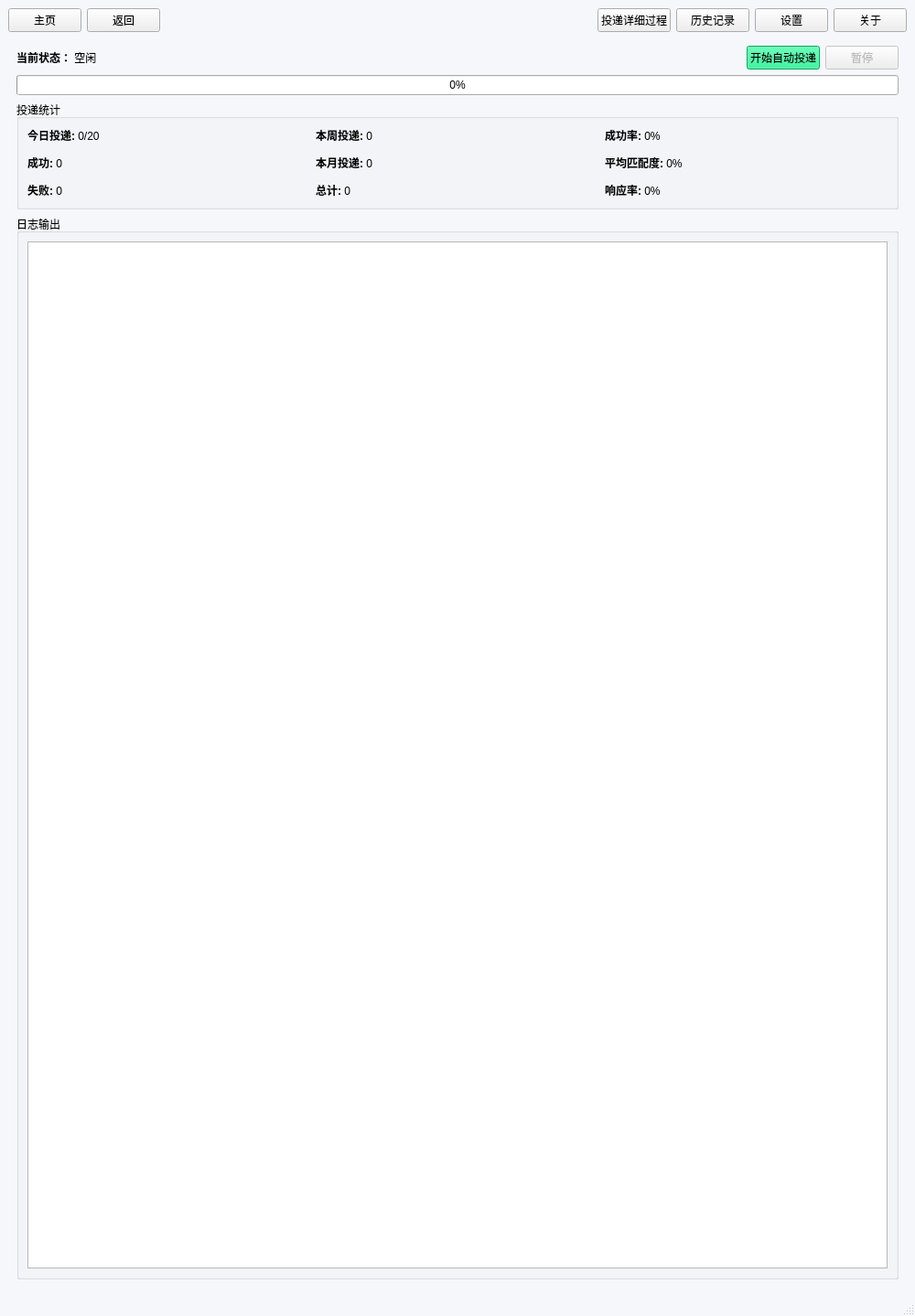
<?xml version="1.0" encoding="UTF-8"?>
<ui version="4.0">
 <class>ResumeAutoSender</class>
 <widget class="QMainWindow" name="ResumeAutoSender">
  <property name="geometry">
   <rect>
    <x>0</x>
    <y>0</y>
    <width>1000</width>
    <height>1439</height>
   </rect>
  </property>
  <property name="windowTitle">
   <string>auto_get_jobs</string>
  </property>
  <property name="styleSheet">
   <string notr="true">
    QMainWindow {
      background-color: #f5f7fa;
      font-family: 'Segoe UI', Arial, sans-serif;
    }
    QTabWidget::pane { /* This style might be removed if QTabWidget is gone */
      border: 1px solid #d1d9e6;
      border-radius: 8px;
      padding: 5px;
      background: white;
      margin: 5px;
    }
    /* ... Keep other existing styles ... */
   </string>
  </property>
  <widget class="QWidget" name="centralwidget">
   <layout class="QVBoxLayout" name="mainVerticalLayout">
    <item>
     <layout class="QHBoxLayout" name="navigationLayout">
      <item>
       <widget class="QPushButton" name="homeButton">
        <property name="text">
         <string>主页</string>
        </property>
       </widget>
      </item>
      <item>
       <widget class="QPushButton" name="backButton">
        <property name="text">
         <string>返回</string>
        </property>
       </widget>
      </item>
      <item>
       <spacer name="horizontalSpacer_nav">
        <property name="orientation">
         <enum>Qt::Orientation::Horizontal</enum>
        </property>
        <property name="sizeHint" stdset="0">
         <size>
          <width>40</width>
          <height>20</height>
         </size>
        </property>
       </spacer>
      </item>
      <item>
       <widget class="QPushButton" name="deliveryDetailsButton">
        <property name="text">
         <string>投递详细过程</string>
        </property>
       </widget>
      </item>
      <item>
       <widget class="QPushButton" name="historyButton">
        <property name="text">
         <string>历史记录</string>
        </property>
       </widget>
      </item>
      <item>
       <widget class="QPushButton" name="settingsButton">
        <property name="text">
         <string>设置</string>
        </property>
       </widget>
      </item>
      <item>
       <widget class="QPushButton" name="aboutButton">
        <property name="text">
         <string>关于</string>
        </property>
       </widget>
      </item>
     </layout>
    </item>
    <item>
     <widget class="QStackedWidget" name="mainStackedWidget">
      <property name="currentIndex">
       <number>0</number>
      </property>
      <widget class="QWidget" name="dashboardPage">
       <layout class="QVBoxLayout" name="dashboardLayout">
        <item>
         <layout class="QHBoxLayout" name="dashboardControlLayout">
          <item>
           <widget class="QLabel" name="statusLabel">
            <property name="text">
             <string>&lt;html&gt;&lt;head/&gt;&lt;body&gt;&lt;p&gt;&lt;span style=&quot; font-weight:600;&quot;&gt;当前状态：&lt;/span&gt; 空闲&lt;/p&gt;&lt;/body&gt;&lt;/html&gt;</string>
            </property>
           </widget>
          </item>
          <item>
           <spacer name="horizontalSpacer_status">
            <property name="orientation">
             <enum>Qt::Orientation::Horizontal</enum>
            </property>
            <property name="sizeHint" stdset="0">
             <size>
              <width>40</width>
              <height>20</height>
             </size>
            </property>
           </spacer>
          </item>
          <item>
           <widget class="QPushButton" name="startStopBtn">
            <property name="styleSheet">
             <string notr="true">background-color: #0be881;</string>
            </property>
            <property name="text">
             <string>开始自动投递</string>
            </property>
           </widget>
          </item>
          <item>
           <widget class="QPushButton" name="pauseBtn">
            <property name="enabled">
             <bool>false</bool>
            </property>
            <property name="text">
             <string>暂停</string>
            </property>
           </widget>
          </item>
         </layout>
        </item>
        <item>
         <widget class="QProgressBar" name="progressBar">
          <property name="value">
           <number>0</number>
          </property>
          <property name="textVisible">
           <bool>true</bool>
          </property>
         </widget>
        </item>
        <item>
         <widget class="QGroupBox" name="deliveryStatsGroupBox">
          <property name="title">
           <string>投递统计</string>
          </property>
          <layout class="QHBoxLayout" name="deliveryStatsLayout">
           <item>
            <widget class="QLabel" name="todayStatsLabel">
             <property name="text">
              <string>&lt;html&gt;&lt;head/&gt;&lt;body&gt;&lt;p&gt;&lt;span style=&quot; font-weight:600;&quot;&gt;今日投递:&lt;/span&gt; 0/20&lt;/p&gt;&lt;p&gt;&lt;span style=&quot; font-weight:600;&quot;&gt;成功:&lt;/span&gt; 0&lt;/p&gt;&lt;p&gt;&lt;span style=&quot; font-weight:600;&quot;&gt;失败:&lt;/span&gt; 0&lt;/p&gt;&lt;/body&gt;&lt;/html&gt;</string>
             </property>
            </widget>
           </item>
           <item>
            <widget class="QLabel" name="weekMonthTotalStatsLabel">
             <property name="text">
              <string>&lt;html&gt;&lt;head/&gt;&lt;body&gt;&lt;p&gt;&lt;span style=&quot; font-weight:600;&quot;&gt;本周投递:&lt;/span&gt; 0&lt;/p&gt;&lt;p&gt;&lt;span style=&quot; font-weight:600;&quot;&gt;本月投递:&lt;/span&gt; 0&lt;/p&gt;&lt;p&gt;&lt;span style=&quot; font-weight:600;&quot;&gt;总计:&lt;/span&gt; 0&lt;/p&gt;&lt;/body&gt;&lt;/html&gt;</string>
             </property>
            </widget>
           </item>
           <item>
            <widget class="QLabel" name="rateStatsLabel">
             <property name="text">
              <string>&lt;html&gt;&lt;head/&gt;&lt;body&gt;&lt;p&gt;&lt;span style=&quot; font-weight:600;&quot;&gt;成功率:&lt;/span&gt; 0%&lt;/p&gt;&lt;p&gt;&lt;span style=&quot; font-weight:600;&quot;&gt;平均匹配度:&lt;/span&gt; 0%&lt;/p&gt;&lt;p&gt;&lt;span style=&quot; font-weight:600;&quot;&gt;响应率:&lt;/span&gt; 0%&lt;/p&gt;&lt;/body&gt;&lt;/html&gt;</string>
             </property>
            </widget>
           </item>
          </layout>
         </widget>
        </item>
        <item>
         <widget class="QGroupBox" name="logOutputGroupBox">
          <property name="title">
           <string>日志输出</string>
          </property>
          <layout class="QVBoxLayout" name="logOutputLayout">
           <item>
            <widget class="QTextEdit" name="logTextEdit">
             <property name="readOnly">
              <bool>true</bool>
             </property>
            </widget>
           </item>
          </layout>
         </widget>
        </item>
       </layout>
      </widget>
      <widget class="QWidget" name="deliveryDetailsPage">
       <layout class="QVBoxLayout" name="deliveryDetailsLayout">
        <item>
         <widget class="QLabel" name="deliveryDetailsTitle">
          <property name="text">
           <string>&lt;h2&gt;投递详细过程&lt;/h2&gt;</string>
          </property>
         </widget>
        </item>
        <item>
         <widget class="QTextEdit" name="liveLogTextEdit">
          <property name="readOnly">
           <bool>true</bool>
          </property>
         </widget>
        </item>
       </layout>
      </widget>
      <widget class="QWidget" name="historyPage">
       <layout class="QVBoxLayout" name="historyPageLayout">
        <item>
         <widget class="QLabel" name="historyTitle">
          <property name="text">
           <string>&lt;h2&gt;投递历史记录&lt;/h2&gt;</string>
          </property>
         </widget>
        </item>
        <item>
         <widget class="QTableWidget" name="historyTable">
          <property name="columnCount">
           <number>6</number>
          </property>
          <column>
           <property name="text">
            <string>时间</string>
           </property>
          </column>
          <column>
           <property name="text">
            <string>职位</string>
           </property>
          </column>
          <column>
           <property name="text">
            <string>公司</string>
           </property>
          </column>
          <column>
           <property name="text">
            <string>平台</string>
           </property>
          </column>
          <column>
           <property name="text">
            <string>状态</string>
           </property>
          </column>
          <column>
           <property name="text">
            <string>匹配度</string>
           </property>
          </column>
         </widget>
        </item>
       </layout>
      </widget>
      <widget class="QWidget" name="settingsPage">
       <layout class="QHBoxLayout" name="settingsPageLayout">
        <item>
         <widget class="QListWidget" name="settingsNavList">
          <property name="maximumSize">
           <size>
            <width>150</width>
            <height>16777215</height>
           </size>
          </property>
          <item>
           <property name="text">
            <string>通用设置</string>
           </property>
          </item>
          <item>
           <property name="text">
            <string>爬虫配置</string>
           </property>
          </item>
          <item>
           <property name="text">
            <string>申请配置</string>
           </property>
          </item>
          <item>
           <property name="text">
            <string>日志配置</string>
           </property>
          </item>
          <item>
           <property name="text">
            <string>数据库配置</string>
           </property>
          </item>
          <item>
           <property name="text">
            <string>AI 配置</string>
           </property>
          </item>
          <item>
           <property name="text">
            <string>岗位搜索配置</string>
           </property>
          </item>
          <item>
           <property name="text">
            <string>岗位筛选配置</string>
           </property>
          </item>
          <item>
           <property name="text">
            <string>通知配置</string>
           </property>
          </item>
          <item>
           <property name="text">
            <string>账号配置</string>
           </property>
          </item>
         </widget>
        </item>
        <item>
         <widget class="QStackedWidget" name="settingsContentStackedWidget">
          <property name="currentIndex">
           <number>-1</number>
          </property>
         </widget>
        </item>
       </layout>
      </widget>
      <widget class="QWidget" name="aboutPage">
       <layout class="QVBoxLayout" name="aboutLayout">
        <item>
         <widget class="QLabel" name="aboutTitle">
          <property name="text">
           <string>&lt;h2&gt;关于auto_get_jobs&lt;/h2&gt;</string>
          </property>
         </widget>
        </item>
        <item>
         <widget class="QLabel" name="versionLabel">
          <property name="text">
           <string>版本: 1.0.0</string>
          </property>
         </widget>
        </item>
        <item>
         <widget class="QTextEdit" name="aboutTextEdit">
          <property name="readOnly">
           <bool>true</bool>
          </property>
          <property name="plainText">
           <string>auto_get_jobs是一个帮助用户自动投递简历的应用程序。
它集成了爬虫、AI 辅助分析、日志记录和通知功能，旨在提高求职效率。
感谢您的使用！</string>
          </property>
         </widget>
        </item>
        <item>
         <spacer name="verticalSpacer_about">
          <property name="orientation">
           <enum>Qt::Orientation::Vertical</enum>
          </property>
          <property name="sizeHint" stdset="0">
           <size>
            <width>20</width>
            <height>40</height>
           </size>
          </property>
         </spacer>
        </item>
       </layout>
      </widget>
     </widget>
    </item>
   </layout>
  </widget>
  <widget class="QStatusBar" name="statusbar">
   <property name="styleSheet">
    <string notr="true">color: #57606f;</string>
   </property>
  </widget>
 </widget>
 <resources/>
 <connections/>
</ui>
